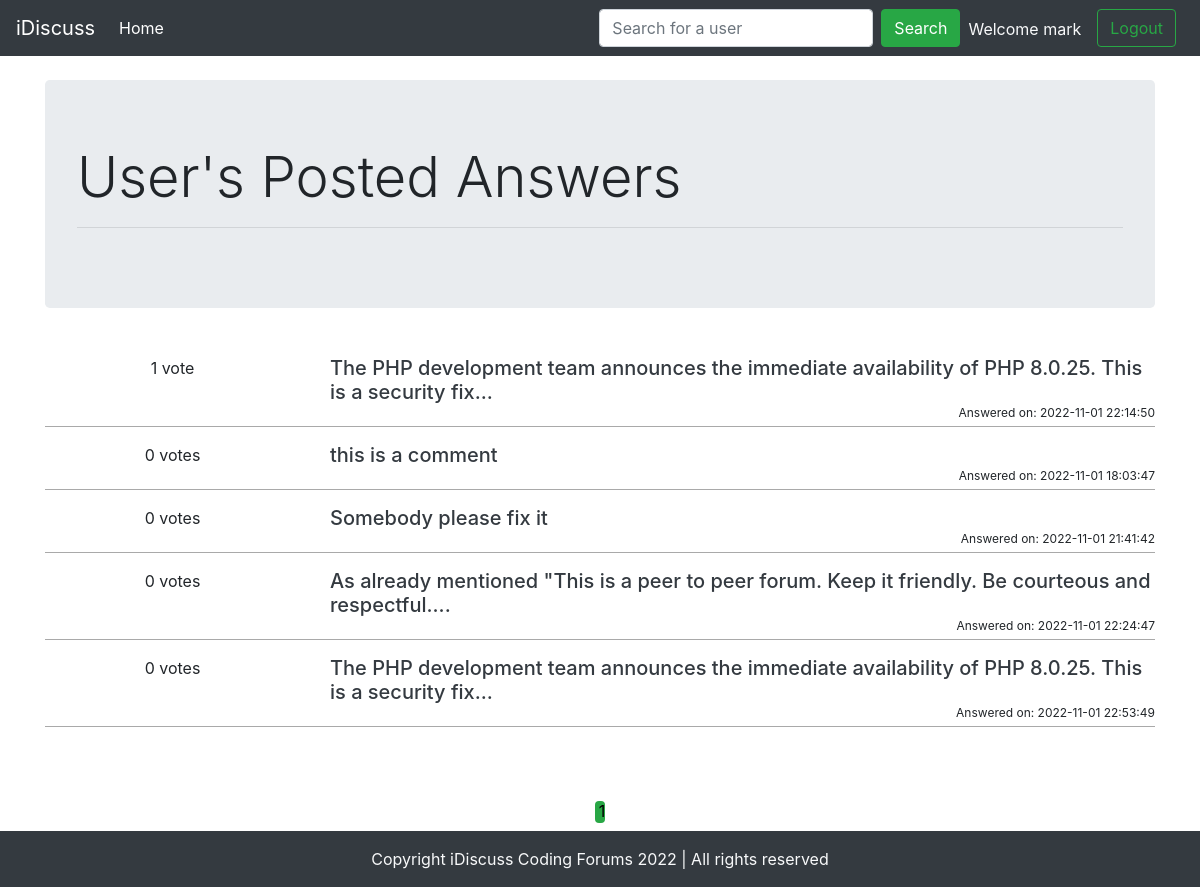
Page /records.php?records=answers&uid=1 (signed in) on the committed database.
### tables this page shows
CREATE TABLE `comments` (
  `comment_id` int(8) NOT NULL,
  `comment_content` text NOT NULL,
  `thread_id` int(8) NOT NULL,
  `comment_by` int(8) NOT NULL,
  `netvotes` int(7) NOT NULL,
  `comment_time` datetime NOT NULL DEFAULT current_timestamp()
);

### records.php (the view, shortened to what this page needs)
<!doctype html>
<html lang="en">
<head>
    <link rel="stylesheet" href="/forum/css/bootstrap.min.css"
>
</head>
<body>
    <?php include 'partials/_dbconnect.php'?>
    <?php
        function top_heading($heading, $data)
        {
            echo '<div class="container my-4">
                    <div class="jumbotron">
                        <h1 class="display-4">'.$heading.'</h1>
                        <hr class="my-3">
                        <p class="lead">'.$data.'</p>
                    </div>
                  </div>';
        }
        function get_starting_row($total_records, $num_of_records, $action)
        {
            $total_pages = ceil($total_records / $num_of_records);
            if (isset($_GET["page"]) && (is_int((int)$_GET["page"])))
            {
               if($_GET["page"]>=1 && $_GET["page"]<=$total_pages)
               {
                   $page_number = (int)$_GET["page"];
               }
               else if($_GET["page"]<1)
               {
                   $page_number=1;
               }
               else if($_GET["page"]>$total_pages)
               {
                   $page_number=$total_pages;
               }
            }
            else
            {
               $page_number=1;
            }
           $starting_row = ($page_number-1) * $num_of_records;
           if($action=="startingpoint")
           {
            return $starting_row;
           }
           else if($action=="page")
           {
            return $page_number;
           }
        }
        function shorten_string($data, $length)
        {
            $string = strip_tags($data);
                if (strlen($string) > $length) {
                $stringCut = substr($string, 0, $length);
                $endPoint = strrpos($stringCut, ' ');
                $string = $endPoint? substr($stringCut, 0, $endPoint) : substr($stringCut, 0);
                $string .= '...';
                }
                return $string;
        }
    ?>
  <?php
        if((isset($_SESSION['loggedin'])&&$_SESSION['loggedin']==true) || (isset($_SESSION['adminloggedin'])&&$_SESSION['adminloggedin']==true && isset($_GET['uid'])))
        {
            if(isset($_GET['uid']))
            {
                $user_id=$_GET['uid'];
                $sql="SELECT * FROM `users` WHERE sno='$user_id'";
                $result=mysqli_query($conn, $sql);
                $row=mysqli_fetch_assoc($result);
                if($row==null)
                {
                    pagenotfound();
                }
                else
                {
                    $adminmode=true;
                    include 'partials/_adminheader.php';
                }
            }
            else
            {
                $user_id=$_SESSION['sno'];
                include 'partials/_header.php';
            }
            if(isset($_GET['records']))
            {
                $per_page_record = 5;
                $records_table=$_GET['records'];
                if($records_table=="questions")
                {
                    $sql="SELECT COUNT(*) FROM `threads` WHERE thread_user_id=$user_id";
                    $result=mysqli_query($conn, $sql);
                    $row=mysqli_fetch_row($result);
                    $count=$row[0];
                    if($count>0)
                    {
                        if(isset($adminmode) && $adminmode==true)
                        {
                            top_heading("User's Posted Questions", null);
                        }
                        else
                        {
                            top_heading('Your Posted Questions', null);
                        }
                        echo '<div class="container mb-5" id="maincontainer">';
                        $start_from = get_starting_row($count, $per_page_record, "startingpoint");
                        $page = get_starting_row($count, $per_page_record, "page");
                        $sql="SELECT * FROM `threads` WHERE thread_user_id=$user_id ORDER BY netvotes DESC LIMIT $start_from, $per_page_record";
                        $result = mysqli_query($conn, $sql);
                        $noResult=true;
                        while($row=mysqli_fetch_assoc($result)){
                            $noResult=false;
                            $thread_id=$row['thread_id'];
                            $title=$row['thread_title'];
                            $thread_time=$row['timestamp'];
                            $netvotes=$row['netvotes'];
                            $total_answers=$row['total_answers'];
                            $desc=$row['thread_desc'];
                            $desc=shorten_string($desc,500);
                        echo  '<div class="row">
                        <div class="col-3 mt-3 text-center">
                        <div>'.$netvotes;
                        if($netvotes==1)
                        {
                          echo ' vote';
                        }
                        else
                        {
                          echo ' votes';
                        }
                        echo '</div>
                        <hr class="col-7 my-0">
                        <div>'.$total_answers;
                        if($total_answers==1)
                        {
                          echo ' answer';
                        }
                        else
                        {
                          echo ' answers';
                        }
                        echo '</div>
                        </div>
                        <div class="col-9 media mt-3">'.
                              '<div class="media-body">
                                  <h5 class="my-0"><a class="text-dark" href="thread.php?threadid='. $thread_id .'">'. $title .'</a></h5>'.'<div>'. $desc .'</div>
                                  </div>
                                  </div>
                                  </div>
                                  <div class="row">
                                  <div class="col-12 my-0 text-right" style="font-size:12px;"> Asked on: ' . $thread_time. '</div>';
                                  echo '</div>
                                  <hr class="dark mb-0 mt-1" style="border-top: 0.5px solid #A9A9A9">';
                              }
                        echo '</div>';
                    }
                    else
                    {
                        if(isset($adminmode) && $adminmode==true)
                        {
                            top_heading('No Questions Found', 'User has not asked any question');
                        }
                        else
                        {
                            top_heading('No Questions Found', 'You have not asked any question');
                        }
                    }
                }
                else if($records_table=="answers")
                {
                    $sql="SELECT COUNT(*) FROM `comments` WHERE comment_by=$user_id";
                    $result=mysqli_query($conn, $sql);
                    $row=mysqli_fetch_row($result);
                    $count=$row[0];
                    if($count>0)
                    {
                        if(isset($adminmode) && $adminmode==true)
                        {
                            top_heading("User's Posted Answers", null);
                        }
                        else
                        {
                            top_heading('Your Posted Answers', null);
                        }
                        echo '<div class="container mb-5" id="maincontainer">';
                        $start_from = get_starting_row($count, $per_page_record, "startingpoint");
                        $page = get_starting_row($count, $per_page_record, "page");
                        $sql="SELECT * FROM `comments` WHERE comment_by=$user_id ORDER BY netvotes DESC LIMIT $start_from, $per_page_record";
                        $result = mysqli_query($conn, $sql);
                        while($row=mysqli_fetch_assoc($result)){
                            $counter=0;
                            $position=0;
                        $comment_id=$row['comment_id'];
                        $thread_id=$row['thread_id'];
                        $answer_content=$row['comment_content'];
                        $answer_time=$row['comment_time'];
                        $netvotes=$row['netvotes'];
                        $sql="SELECT * FROM `comments` WHERE thread_id=$thread_id ORDER BY netvotes DESC";
                        $result2 = mysqli_query($conn, $sql);
                        while($row2=mysqli_fetch_assoc($result2))
                        {
                            if($row2['comment_id']==$comment_id)
                            {
                                $position=$counter+1;
                                break;
                            }
                                $counter++;
                        }
                        $page_num = ceil($position / 2);
                        $answer_content= shorten_string($answer_content,100);
                        echo  '<div class="row">
                        <div class="col-3 mt-3 text-center">
                        <div>'.$netvotes;
                        if($netvotes==1)
                        {
                            echo ' vote';
                        }
                        else
                        {
                            echo ' votes';
                        }
                        echo '</div>
                        </div>
                        <div class="col-9 media mt-3">'.
                                '<div class="media-body">
                                    <h5 class="my-0"><a class="text-dark" href="thread.php?threadid='. $thread_id .'&page='.$page_num.'&cmtid='.$comment_id.'">'. $answer_content .'</a></h5>'.
                                    '</div>
                                    </div>
                                    </div>
                                    <div class="row">
                                    <div class="col-12 my-0 text-right" style="font-size:12px;"> Answered on: ' . $answer_time. '</div>';
                                    echo '</div>
                                    <hr class="dark mb-0 mt-1" style="border-top: 0.5px solid #A9A9A9">';
                        }
                        echo '</div>';
                    }
                }
            }
            else
            {
                 pagenotfound();
            }
        }
        else
        {
             pagenotfound();
        }
  ?>
<div class="text-center pb-2 page">
      <?php
        $total_pages = ceil($count / $per_page_record);
        $pagLink = "";
        for ($i=1; $i<=$total_pages; $i++) {
          if ($i == $page) {
              $pagLink .= "<a class = 'active rounded' href='records.php?records=".$records_table."&page="
                                                .$i."'> ".$i." </a>";
          }
          else  {
              $pagLink .= "<a class='rounded'  href='records.php?records=".$records_table."&page=".$i."'>
                                                ".$i." </a>";
          }
        };
        echo $pagLink;
      ?>
      </div>
    <?php include 'partials/_footer.php'?>
</body>
</html>

### records.php (style rules this page uses)
#maincontainer { min-height: 30vh; }
.page a { color: black; padding-left: 0.1cm; padding-bottom: 2px; margin:2px; text-decoration: none; }
.page a.active { background-color: #28a745; }

### rows in the picture
comments: netvotes "1", comment_content "The PHP development team announces the immediate availability of PHP 8.0.25. This is a security fix...", comment_time "2022-11-01 22:14:50"
comments: netvotes "0", comment_content "this is a comment", comment_time "2022-11-01 18:03:47"
comments: netvotes "0", comment_content "Somebody please fix it", comment_time "2022-11-01 21:41:42"
comments: netvotes "0", comment_content "As already mentioned \"This is a peer to peer forum. Keep it friendly. Be courteous and respectful....", comment_time "2022-11-01 22:24:47"
comments: netvotes "0", comment_content "The PHP development team announces the immediate availability of PHP 8.0.25. This is a security fix...", comment_time "2022-11-01 22:53:49"

### other values in the picture
$_SESSION['username'] "mark"
$heading "User's Posted Answers"
